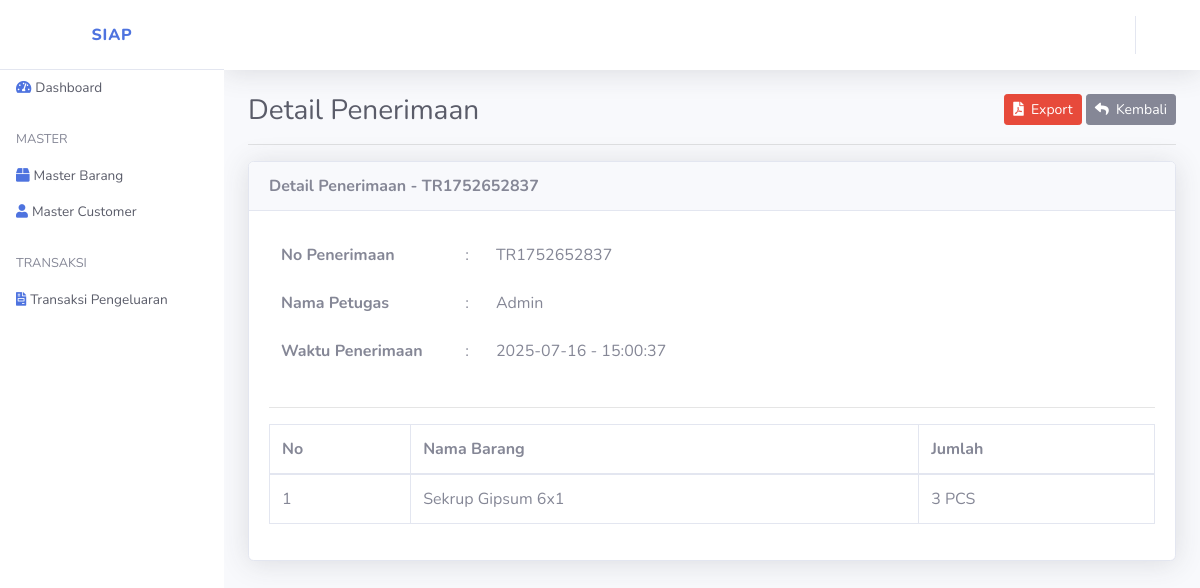
/penerimaan/detail/TR1752652837, run on the app's committed database.
### tables this page shows
CREATE TABLE `penerimaan` (
  `id` int(11) NOT NULL,
  `no_terima` varchar(25) DEFAULT NULL,
  `tgl_terima` date NOT NULL,
  `jam_terima` varchar(10) DEFAULT NULL,
  `kode_supplier` varchar(50) NOT NULL,
  `nama_petugas` varchar(80) DEFAULT NULL
);

CREATE TABLE `detail_terima` (
  `no_terima` varchar(25) DEFAULT NULL,
  `kode_barang` varchar(50) NOT NULL,
  `nama_barang` varchar(80) DEFAULT NULL,
  `jumlah` int(11) DEFAULT NULL,
  `satuan` varchar(20) DEFAULT NULL
);

### application/controllers/Penerimaan.php (called while the page is built, shortened)
<?php
class Penerimaan extends CI_Controller
{
	public function __construct()
	{
		$this->data['aktif'] = 'penerimaan';
		$this->load->model('M_barang', 'm_barang');
		$this->load->model('M_supplier', 'm_supplier');
		$this->load->model('M_penerimaan', 'm_penerimaan');
		$this->load->model('M_detail_terima', 'm_detail_terima');
	}
	public function detail($no_terima)
	{
		$this->data['title'] = 'Detail Penerimaan';
		$this->data['penerimaan'] = $this->m_penerimaan->lihat_no_terima($no_terima);
		$this->data['all_detail_terima'] = $this->m_detail_terima->lihat_no_terima($no_terima);
		$this->data['no'] = 1;
		$this->load->view('penerimaan/detail', $this->data);
	}
}

### index.php (called while the page is built, shortened)
<?php
require_once BASEPATH.'core/CodeIgniter.php';

### application/models/M_penerimaan.php (called while the page is built, shortened)
<?php
class M_penerimaan extends CI_Model
{
	protected $_table = 'penerimaan';
	public function lihat_no_terima($no_terima)
	{
		return $this->db->get_where($this->_table, ['no_terima' => $no_terima])->row();
	}
}

### application/models/M_detail_terima.php (called while the page is built, shortened)
<?php
class M_detail_terima extends CI_Model {
	protected $_table = 'detail_terima';
	public function lihat_no_terima($no_terima){
		return $this->db->get_where($this->_table, ['no_terima' => $no_terima])->result();
	}
}

### application/views/penerimaan/detail.php (the view, shortened to what this page needs)
<!DOCTYPE html>
<html lang="en">
<head>
</head>
<body id="page-top">
	<div id="wrapper">
		<div id="content-wrapper" class="d-flex flex-column">
			<div id="content" data-url="<?= base_url('penerimaan') ?>">
				<div class="container-fluid">
				<div class="clearfix">
					<div class="float-left">
						<h1 class="h3 m-0 text-gray-800"><?= $title ?></h1>
					</div>
					<div class="float-right">
						<a href="<?= base_url('penerimaan/export_detail/' . $penerimaan->no_terima) ?>" class="btn btn-danger btn-sm"><i class="fa fa-file-pdf"></i>&nbsp;&nbsp;Export</a>
						<a href="<?= base_url('penerimaan') ?>" class="btn btn-secondary btn-sm"><i class="fa fa-reply"></i>&nbsp;&nbsp;Kembali</a>
					</div>
				</div>
				<hr>
				<div class="card shadow">
					<div class="card-header"><strong><?= $title ?> - <?= $penerimaan->no_terima ?></strong></div>
					<div class="card-body">
						<div class="row">
							<div class="col-md-6">
								<table class="table table-borderless">
									<tr>
										<td><strong>No Penerimaan</strong></td>
										<td>:</td>
										<td><?= $penerimaan->no_terima ?></td>
									</tr>
									<tr>
										<td><strong>Nama Petugas</strong></td>
										<td>:</td>
										<td><?= $penerimaan->nama_petugas ?></td>
									</tr>
									<tr>
										<td><strong>Waktu Penerimaan</strong></td>
										<td>:</td>
										<td><?= $penerimaan->tgl_terima ?> - <?= $penerimaan->jam_terima ?></td>
									</tr>
								</table>
							</div>
						</div>
						<hr>
						<div class="row">
							<div class="col-md-12">
								<table class="table table-bordered">
									<thead>
										<tr>
											<td><strong>No</strong></td>
											<td><strong>Nama Barang</strong></td>
											<td><strong>Jumlah</strong></td>
										</tr>
									</thead>
									<tbody>
										<?php foreach ($all_detail_terima as $detail_terima): ?>
											<tr>
												<td><?= $no++ ?></td>
												<td><?= $detail_terima->nama_barang ?></td>
												<td><?= $detail_terima->jumlah ?> <?= strtoupper($detail_terima->satuan) ?></td>
											</tr>
										<?php endforeach ?>
									</tbody>
								</table>
							</div>
						</div>
					</div>
				</div>
				</div>
			</div>
		</div>
	</div>
</body>
</html>

### data on the page
penerimaan: no_terima "TR1752652837", nama_petugas "Admin", tgl_terima "2025-07-16", jam_terima "15:00:37"
detail_terima: nama_barang "Sekrup Gipsum 6x1", jumlah "3", satuan "PCS"

### other printed values
$title "Detail Penerimaan"
